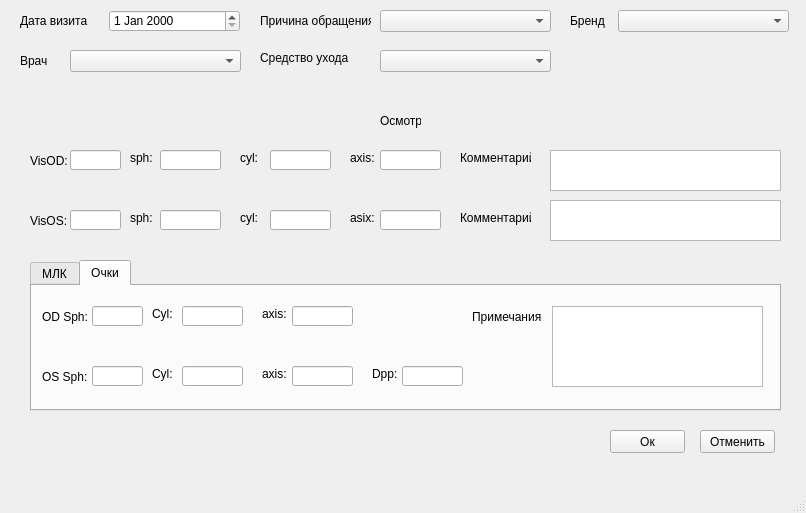
<?xml version="1.0" encoding="UTF-8"?>
<ui version="4.0">
 <class>visit_info</class>
 <widget class="QMainWindow" name="visit_info">
  <property name="geometry">
   <rect>
    <x>0</x>
    <y>0</y>
    <width>806</width>
    <height>513</height>
   </rect>
  </property>
  <property name="windowTitle">
   <string>Осмотр</string>
  </property>
  <widget class="QWidget" name="centralwidget">
   <widget class="QLabel" name="label">
    <property name="geometry">
     <rect>
      <x>380</x>
      <y>110</y>
      <width>41</width>
      <height>21</height>
     </rect>
    </property>
    <property name="text">
     <string>Осмотр</string>
    </property>
   </widget>
   <widget class="QLabel" name="label_2">
    <property name="geometry">
     <rect>
      <x>30</x>
      <y>150</y>
      <width>46</width>
      <height>21</height>
     </rect>
    </property>
    <property name="text">
     <string>VisOD:</string>
    </property>
   </widget>
   <widget class="QLineEdit" name="od_vis_lineEdit">
    <property name="geometry">
     <rect>
      <x>70</x>
      <y>150</y>
      <width>51</width>
      <height>20</height>
     </rect>
    </property>
   </widget>
   <widget class="QLabel" name="label_3">
    <property name="geometry">
     <rect>
      <x>30</x>
      <y>210</y>
      <width>46</width>
      <height>21</height>
     </rect>
    </property>
    <property name="text">
     <string>VisOS:</string>
    </property>
   </widget>
   <widget class="QLineEdit" name="os_vis_lineEdit">
    <property name="geometry">
     <rect>
      <x>70</x>
      <y>210</y>
      <width>51</width>
      <height>20</height>
     </rect>
    </property>
   </widget>
   <widget class="QLabel" name="label_4">
    <property name="geometry">
     <rect>
      <x>130</x>
      <y>150</y>
      <width>31</width>
      <height>16</height>
     </rect>
    </property>
    <property name="text">
     <string>sph:</string>
    </property>
   </widget>
   <widget class="QLabel" name="label_5">
    <property name="geometry">
     <rect>
      <x>130</x>
      <y>210</y>
      <width>31</width>
      <height>16</height>
     </rect>
    </property>
    <property name="text">
     <string>sph:</string>
    </property>
   </widget>
   <widget class="QLineEdit" name="od_sph_lineEdit">
    <property name="geometry">
     <rect>
      <x>160</x>
      <y>150</y>
      <width>61</width>
      <height>20</height>
     </rect>
    </property>
   </widget>
   <widget class="QLineEdit" name="os_sph_lineEdit">
    <property name="geometry">
     <rect>
      <x>160</x>
      <y>210</y>
      <width>61</width>
      <height>20</height>
     </rect>
    </property>
   </widget>
   <widget class="QLabel" name="label_6">
    <property name="geometry">
     <rect>
      <x>240</x>
      <y>210</y>
      <width>31</width>
      <height>16</height>
     </rect>
    </property>
    <property name="text">
     <string>cyl:</string>
    </property>
   </widget>
   <widget class="QLabel" name="label_7">
    <property name="geometry">
     <rect>
      <x>240</x>
      <y>150</y>
      <width>31</width>
      <height>16</height>
     </rect>
    </property>
    <property name="text">
     <string>cyl:</string>
    </property>
   </widget>
   <widget class="QLineEdit" name="od_cyl_lineEdit">
    <property name="geometry">
     <rect>
      <x>270</x>
      <y>150</y>
      <width>61</width>
      <height>20</height>
     </rect>
    </property>
   </widget>
   <widget class="QLineEdit" name="os_cyl_lineEdit">
    <property name="geometry">
     <rect>
      <x>270</x>
      <y>210</y>
      <width>61</width>
      <height>20</height>
     </rect>
    </property>
   </widget>
   <widget class="QLabel" name="label_8">
    <property name="geometry">
     <rect>
      <x>350</x>
      <y>210</y>
      <width>31</width>
      <height>16</height>
     </rect>
    </property>
    <property name="text">
     <string>asix:</string>
    </property>
   </widget>
   <widget class="QLabel" name="label_9">
    <property name="geometry">
     <rect>
      <x>350</x>
      <y>150</y>
      <width>31</width>
      <height>16</height>
     </rect>
    </property>
    <property name="text">
     <string>axis:</string>
    </property>
   </widget>
   <widget class="QLineEdit" name="od_axis_lineEdit">
    <property name="geometry">
     <rect>
      <x>380</x>
      <y>150</y>
      <width>61</width>
      <height>20</height>
     </rect>
    </property>
   </widget>
   <widget class="QLineEdit" name="os_axis_lineEdit">
    <property name="geometry">
     <rect>
      <x>380</x>
      <y>210</y>
      <width>61</width>
      <height>20</height>
     </rect>
    </property>
   </widget>
   <widget class="QLabel" name="label_10">
    <property name="geometry">
     <rect>
      <x>460</x>
      <y>210</y>
      <width>71</width>
      <height>16</height>
     </rect>
    </property>
    <property name="text">
     <string>Комментарий</string>
    </property>
   </widget>
   <widget class="QLabel" name="label_11">
    <property name="geometry">
     <rect>
      <x>460</x>
      <y>150</y>
      <width>71</width>
      <height>16</height>
     </rect>
    </property>
    <property name="text">
     <string>Комментарий</string>
    </property>
   </widget>
   <widget class="QTextEdit" name="od_comments_textEdit">
    <property name="geometry">
     <rect>
      <x>550</x>
      <y>150</y>
      <width>231</width>
      <height>41</height>
     </rect>
    </property>
   </widget>
   <widget class="QTextEdit" name="os_comments_textEdit">
    <property name="geometry">
     <rect>
      <x>550</x>
      <y>200</y>
      <width>231</width>
      <height>41</height>
     </rect>
    </property>
   </widget>
   <widget class="QTabWidget" name="tabWidget">
    <property name="geometry">
     <rect>
      <x>30</x>
      <y>260</y>
      <width>751</width>
      <height>151</height>
     </rect>
    </property>
    <property name="currentIndex">
     <number>1</number>
    </property>
    <widget class="QWidget" name="tab">
     <attribute name="title">
      <string>МЛК</string>
     </attribute>
     <widget class="QLabel" name="label_12">
      <property name="geometry">
       <rect>
        <x>340</x>
        <y>80</y>
        <width>31</width>
        <height>16</height>
       </rect>
      </property>
      <property name="text">
       <string>Dpp:</string>
      </property>
     </widget>
     <widget class="QLineEdit" name="os_sph_mkl_lineEdit">
      <property name="geometry">
       <rect>
        <x>60</x>
        <y>80</y>
        <width>51</width>
        <height>20</height>
       </rect>
      </property>
     </widget>
     <widget class="QLabel" name="label_13">
      <property name="geometry">
       <rect>
        <x>10</x>
        <y>20</y>
        <width>46</width>
        <height>21</height>
       </rect>
      </property>
      <property name="text">
       <string>OD Sph:</string>
      </property>
     </widget>
     <widget class="QLabel" name="label_14">
      <property name="geometry">
       <rect>
        <x>120</x>
        <y>80</y>
        <width>31</width>
        <height>16</height>
       </rect>
      </property>
      <property name="text">
       <string>Cyl:</string>
      </property>
     </widget>
     <widget class="QLineEdit" name="od_axis_mkl_lineEdit">
      <property name="geometry">
       <rect>
        <x>260</x>
        <y>20</y>
        <width>61</width>
        <height>20</height>
       </rect>
      </property>
     </widget>
     <widget class="QLabel" name="label_15">
      <property name="geometry">
       <rect>
        <x>120</x>
        <y>20</y>
        <width>31</width>
        <height>16</height>
       </rect>
      </property>
      <property name="text">
       <string>Cyl:</string>
      </property>
     </widget>
     <widget class="QLabel" name="label_16">
      <property name="geometry">
       <rect>
        <x>230</x>
        <y>80</y>
        <width>31</width>
        <height>16</height>
       </rect>
      </property>
      <property name="text">
       <string>axis:</string>
      </property>
     </widget>
     <widget class="QLineEdit" name="od_cyl_mkl_lineEdit">
      <property name="geometry">
       <rect>
        <x>150</x>
        <y>20</y>
        <width>61</width>
        <height>20</height>
       </rect>
      </property>
     </widget>
     <widget class="QLineEdit" name="os_cyl_mkl_lineEdit">
      <property name="geometry">
       <rect>
        <x>150</x>
        <y>80</y>
        <width>61</width>
        <height>20</height>
       </rect>
      </property>
     </widget>
     <widget class="QLabel" name="label_17">
      <property name="geometry">
       <rect>
        <x>340</x>
        <y>20</y>
        <width>31</width>
        <height>20</height>
       </rect>
      </property>
      <property name="text">
       <string>BC:</string>
      </property>
     </widget>
     <widget class="QLineEdit" name="os_axis_mkl_lineEdit">
      <property name="geometry">
       <rect>
        <x>260</x>
        <y>80</y>
        <width>61</width>
        <height>20</height>
       </rect>
      </property>
     </widget>
     <widget class="QLabel" name="label_18">
      <property name="geometry">
       <rect>
        <x>10</x>
        <y>80</y>
        <width>46</width>
        <height>21</height>
       </rect>
      </property>
      <property name="text">
       <string>OS Sph:</string>
      </property>
     </widget>
     <widget class="QLabel" name="label_19">
      <property name="geometry">
       <rect>
        <x>230</x>
        <y>20</y>
        <width>31</width>
        <height>16</height>
       </rect>
      </property>
      <property name="text">
       <string>axis:</string>
      </property>
     </widget>
     <widget class="QLineEdit" name="bc_mlk_lineEdit">
      <property name="geometry">
       <rect>
        <x>370</x>
        <y>20</y>
        <width>61</width>
        <height>20</height>
       </rect>
      </property>
     </widget>
     <widget class="QLineEdit" name="dpp_mkl_lineEdit">
      <property name="geometry">
       <rect>
        <x>370</x>
        <y>80</y>
        <width>61</width>
        <height>20</height>
       </rect>
      </property>
     </widget>
     <widget class="QLineEdit" name="od_sph_mkl_lineEdit">
      <property name="geometry">
       <rect>
        <x>60</x>
        <y>20</y>
        <width>51</width>
        <height>20</height>
       </rect>
      </property>
     </widget>
     <widget class="QLabel" name="label_20">
      <property name="geometry">
       <rect>
        <x>470</x>
        <y>20</y>
        <width>31</width>
        <height>21</height>
       </rect>
      </property>
      <property name="text">
       <string>БМС</string>
      </property>
     </widget>
     <widget class="QTextEdit" name="bms_mlk_textEdit">
      <property name="geometry">
       <rect>
        <x>520</x>
        <y>20</y>
        <width>211</width>
        <height>81</height>
       </rect>
      </property>
     </widget>
    </widget>
    <widget class="QWidget" name="tab_2">
     <attribute name="title">
      <string>Очки</string>
     </attribute>
     <widget class="QLabel" name="label_25">
      <property name="geometry">
       <rect>
        <x>10</x>
        <y>80</y>
        <width>46</width>
        <height>21</height>
       </rect>
      </property>
      <property name="text">
       <string>OS Sph:</string>
      </property>
     </widget>
     <widget class="QLineEdit" name="od_axis_ochki_lineEdit">
      <property name="geometry">
       <rect>
        <x>260</x>
        <y>20</y>
        <width>61</width>
        <height>20</height>
       </rect>
      </property>
     </widget>
     <widget class="QLabel" name="label_26">
      <property name="geometry">
       <rect>
        <x>230</x>
        <y>80</y>
        <width>31</width>
        <height>16</height>
       </rect>
      </property>
      <property name="text">
       <string>axis:</string>
      </property>
     </widget>
     <widget class="QLabel" name="label_27">
      <property name="geometry">
       <rect>
        <x>340</x>
        <y>80</y>
        <width>31</width>
        <height>16</height>
       </rect>
      </property>
      <property name="text">
       <string>Dpp:</string>
      </property>
     </widget>
     <widget class="QLabel" name="label_28">
      <property name="geometry">
       <rect>
        <x>120</x>
        <y>80</y>
        <width>31</width>
        <height>16</height>
       </rect>
      </property>
      <property name="text">
       <string>Cyl:</string>
      </property>
     </widget>
     <widget class="QLineEdit" name="od_sph_ochki_lineEdit">
      <property name="geometry">
       <rect>
        <x>60</x>
        <y>20</y>
        <width>51</width>
        <height>20</height>
       </rect>
      </property>
     </widget>
     <widget class="QLabel" name="label_29">
      <property name="geometry">
       <rect>
        <x>120</x>
        <y>20</y>
        <width>31</width>
        <height>16</height>
       </rect>
      </property>
      <property name="text">
       <string>Cyl:</string>
      </property>
     </widget>
     <widget class="QLineEdit" name="os_cyl_ochki_lineEdit">
      <property name="geometry">
       <rect>
        <x>150</x>
        <y>80</y>
        <width>61</width>
        <height>20</height>
       </rect>
      </property>
     </widget>
     <widget class="QLabel" name="label_30">
      <property name="geometry">
       <rect>
        <x>10</x>
        <y>20</y>
        <width>46</width>
        <height>21</height>
       </rect>
      </property>
      <property name="text">
       <string>OD Sph:</string>
      </property>
     </widget>
     <widget class="QLineEdit" name="os_axis_ochki_lineEdit">
      <property name="geometry">
       <rect>
        <x>260</x>
        <y>80</y>
        <width>61</width>
        <height>20</height>
       </rect>
      </property>
     </widget>
     <widget class="QLabel" name="label_31">
      <property name="geometry">
       <rect>
        <x>230</x>
        <y>20</y>
        <width>31</width>
        <height>16</height>
       </rect>
      </property>
      <property name="text">
       <string>axis:</string>
      </property>
     </widget>
     <widget class="QLineEdit" name="os_sph_ochki_lineEdit">
      <property name="geometry">
       <rect>
        <x>60</x>
        <y>80</y>
        <width>51</width>
        <height>20</height>
       </rect>
      </property>
     </widget>
     <widget class="QLabel" name="label_32">
      <property name="geometry">
       <rect>
        <x>440</x>
        <y>20</y>
        <width>71</width>
        <height>21</height>
       </rect>
      </property>
      <property name="text">
       <string>Примечания</string>
      </property>
     </widget>
     <widget class="QTextEdit" name="comments_ochki_textEdit">
      <property name="geometry">
       <rect>
        <x>520</x>
        <y>20</y>
        <width>211</width>
        <height>81</height>
       </rect>
      </property>
     </widget>
     <widget class="QLineEdit" name="od_cyl_ochki_lineEdit">
      <property name="geometry">
       <rect>
        <x>150</x>
        <y>20</y>
        <width>61</width>
        <height>20</height>
       </rect>
      </property>
     </widget>
     <widget class="QLineEdit" name="Dpp_ochki_lineEdit">
      <property name="geometry">
       <rect>
        <x>370</x>
        <y>80</y>
        <width>61</width>
        <height>20</height>
       </rect>
      </property>
     </widget>
    </widget>
   </widget>
   <widget class="QLabel" name="label_21">
    <property name="geometry">
     <rect>
      <x>20</x>
      <y>10</y>
      <width>91</width>
      <height>21</height>
     </rect>
    </property>
    <property name="text">
     <string>Дата визита</string>
    </property>
   </widget>
   <widget class="QDateEdit" name="visit_dateEdit">
    <property name="geometry">
     <rect>
      <x>109</x>
      <y>10</y>
      <width>131</width>
      <height>22</height>
     </rect>
    </property>
   </widget>
   <widget class="QLabel" name="label_22">
    <property name="geometry">
     <rect>
      <x>260</x>
      <y>10</y>
      <width>111</width>
      <height>21</height>
     </rect>
    </property>
    <property name="text">
     <string>Причина обращения</string>
    </property>
   </widget>
   <widget class="QLabel" name="label_23">
    <property name="geometry">
     <rect>
      <x>20</x>
      <y>50</y>
      <width>46</width>
      <height>21</height>
     </rect>
    </property>
    <property name="text">
     <string>Врач</string>
    </property>
   </widget>
   <widget class="QLabel" name="label_24">
    <property name="geometry">
     <rect>
      <x>260</x>
      <y>50</y>
      <width>101</width>
      <height>16</height>
     </rect>
    </property>
    <property name="text">
     <string>Средство ухода</string>
    </property>
   </widget>
   <widget class="QComboBox" name="reason_comboBox">
    <property name="geometry">
     <rect>
      <x>380</x>
      <y>10</y>
      <width>171</width>
      <height>22</height>
     </rect>
    </property>
   </widget>
   <widget class="QComboBox" name="doctor_comboBox">
    <property name="geometry">
     <rect>
      <x>70</x>
      <y>50</y>
      <width>171</width>
      <height>22</height>
     </rect>
    </property>
   </widget>
   <widget class="QComboBox" name="care_agent_comboBox">
    <property name="geometry">
     <rect>
      <x>380</x>
      <y>50</y>
      <width>171</width>
      <height>22</height>
     </rect>
    </property>
   </widget>
   <widget class="QPushButton" name="add_pushButton">
    <property name="geometry">
     <rect>
      <x>610</x>
      <y>430</y>
      <width>75</width>
      <height>23</height>
     </rect>
    </property>
    <property name="text">
     <string>Ок</string>
    </property>
   </widget>
   <widget class="QPushButton" name="cancel_pushButton">
    <property name="geometry">
     <rect>
      <x>700</x>
      <y>430</y>
      <width>75</width>
      <height>23</height>
     </rect>
    </property>
    <property name="text">
     <string>Отменить</string>
    </property>
   </widget>
   <widget class="QLabel" name="label_33">
    <property name="geometry">
     <rect>
      <x>570</x>
      <y>10</y>
      <width>46</width>
      <height>21</height>
     </rect>
    </property>
    <property name="text">
     <string>Бренд</string>
    </property>
   </widget>
   <widget class="QComboBox" name="brend_comboBox">
    <property name="geometry">
     <rect>
      <x>618</x>
      <y>10</y>
      <width>171</width>
      <height>22</height>
     </rect>
    </property>
   </widget>
  </widget>
  <widget class="QMenuBar" name="menubar">
   <property name="geometry">
    <rect>
     <x>0</x>
     <y>0</y>
     <width>806</width>
     <height>21</height>
    </rect>
   </property>
  </widget>
  <widget class="QStatusBar" name="statusbar"/>
 </widget>
 <resources/>
 <connections/>
</ui>
